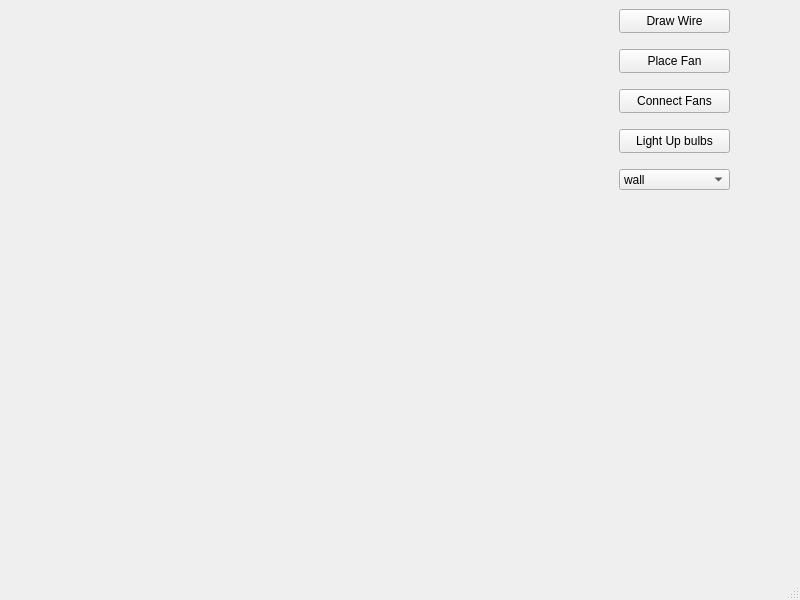
<?xml version="1.0" encoding="UTF-8"?>
<ui version="4.0">
 <class>MainWindow</class>
 <widget class="QMainWindow" name="MainWindow">
  <property name="geometry">
   <rect>
    <x>0</x>
    <y>0</y>
    <width>800</width>
    <height>600</height>
   </rect>
  </property>
  <property name="windowTitle">
   <string>MainWindow</string>
  </property>
  <widget class="QWidget" name="centralwidget">
   <layout class="QGridLayout" name="gridLayout">
    <item row="0" column="0">
     <widget class="Gridwidget" name="widget" native="true">
      <widget class="QComboBox" name="devicecomboBox">
       <property name="geometry">
        <rect>
         <x>610</x>
         <y>160</y>
         <width>111</width>
         <height>21</height>
        </rect>
       </property>
       <item>
        <property name="text">
         <string>wall</string>
        </property>
       </item>
       <item>
        <property name="text">
         <string>socket</string>
        </property>
       </item>
       <item>
        <property name="text">
         <string>main board</string>
        </property>
       </item>
       <item>
        <property name="text">
         <string>fan</string>
        </property>
       </item>
       <item>
        <property name="text">
         <string>bulb</string>
        </property>
       </item>
       <item>
        <property name="text">
         <string>redtricted</string>
        </property>
       </item>
      </widget>
      <widget class="QPushButton" name="previewPathButton&#10;">
       <property name="geometry">
        <rect>
         <x>610</x>
         <y>0</y>
         <width>111</width>
         <height>24</height>
        </rect>
       </property>
       <property name="text">
        <string>Draw Wire</string>
       </property>
      </widget>
      <widget class="QPushButton" name="autoPlaceFansButton">
       <property name="geometry">
        <rect>
         <x>610</x>
         <y>40</y>
         <width>111</width>
         <height>24</height>
        </rect>
       </property>
       <property name="text">
        <string>Place Fan</string>
       </property>
      </widget>
      <widget class="QPushButton" name="connectFansButton">
       <property name="geometry">
        <rect>
         <x>610</x>
         <y>80</y>
         <width>111</width>
         <height>24</height>
        </rect>
       </property>
       <property name="text">
        <string>Connect Fans</string>
       </property>
      </widget>
      <widget class="QPushButton" name="lightUpButton">
       <property name="geometry">
        <rect>
         <x>610</x>
         <y>120</y>
         <width>111</width>
         <height>24</height>
        </rect>
       </property>
       <property name="text">
        <string>Light Up bulbs</string>
       </property>
      </widget>
     </widget>
    </item>
   </layout>
  </widget>
  <widget class="QMenuBar" name="menubar">
   <property name="geometry">
    <rect>
     <x>0</x>
     <y>0</y>
     <width>800</width>
     <height>21</height>
    </rect>
   </property>
  </widget>
  <widget class="QStatusBar" name="statusbar"/>
 </widget>
 <customwidgets>
  <customwidget>
   <class>Gridwidget</class>
   <extends>QWidget</extends>
   <header location="global">gridwidget.h</header>
   <container>1</container>
  </customwidget>
 </customwidgets>
 <resources/>
 <connections/>
</ui>
